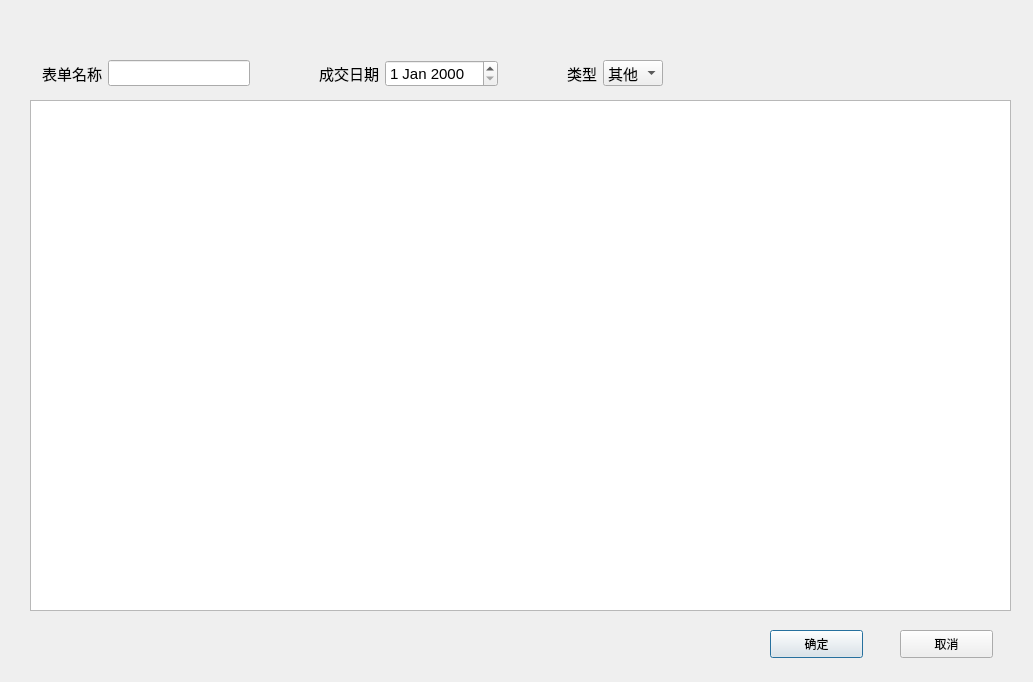
<?xml version="1.0" encoding="UTF-8"?>
<ui version="4.0">
 <class>DialogNewTable</class>
 <widget class="QDialog" name="DialogNewTable">
  <property name="geometry">
   <rect>
    <x>0</x>
    <y>0</y>
    <width>1033</width>
    <height>682</height>
   </rect>
  </property>
  <property name="windowTitle">
   <string>Dialog</string>
  </property>
  <widget class="QTableWidget" name="tableWidget">
   <property name="geometry">
    <rect>
     <x>30</x>
     <y>100</y>
     <width>981</width>
     <height>511</height>
    </rect>
   </property>
  </widget>
  <widget class="QPushButton" name="ok">
   <property name="geometry">
    <rect>
     <x>770</x>
     <y>630</y>
     <width>93</width>
     <height>28</height>
    </rect>
   </property>
   <property name="text">
    <string>确定</string>
   </property>
  </widget>
  <widget class="QPushButton" name="cancel">
   <property name="geometry">
    <rect>
     <x>900</x>
     <y>630</y>
     <width>93</width>
     <height>28</height>
    </rect>
   </property>
   <property name="text">
    <string>取消</string>
   </property>
  </widget>
  <widget class="QWidget" name="layoutWidget">
   <property name="geometry">
    <rect>
     <x>42</x>
     <y>60</y>
     <width>621</width>
     <height>27</height>
    </rect>
   </property>
   <layout class="QHBoxLayout" name="horizontalLayout">
    <item>
     <widget class="QLabel" name="label">
      <property name="font">
       <font>
        <pointsize>11</pointsize>
       </font>
      </property>
      <property name="text">
       <string>表单名称</string>
      </property>
     </widget>
    </item>
    <item>
     <widget class="QLineEdit" name="lineEditName">
      <property name="font">
       <font>
        <pointsize>11</pointsize>
       </font>
      </property>
     </widget>
    </item>
    <item>
     <spacer name="horizontalSpacer">
      <property name="orientation">
       <enum>Qt::Horizontal</enum>
      </property>
      <property name="sizeHint" stdset="0">
       <size>
        <width>13</width>
        <height>22</height>
       </size>
      </property>
     </spacer>
    </item>
    <item>
     <widget class="QLabel" name="label_2">
      <property name="font">
       <font>
        <pointsize>11</pointsize>
       </font>
      </property>
      <property name="text">
       <string>成交日期</string>
      </property>
     </widget>
    </item>
    <item>
     <widget class="QDateEdit" name="dateEdit">
      <property name="font">
       <font>
        <pointsize>11</pointsize>
       </font>
      </property>
     </widget>
    </item>
    <item>
     <spacer name="horizontalSpacer_2">
      <property name="orientation">
       <enum>Qt::Horizontal</enum>
      </property>
      <property name="sizeHint" stdset="0">
       <size>
        <width>13</width>
        <height>22</height>
       </size>
      </property>
     </spacer>
    </item>
    <item>
     <widget class="QLabel" name="label_3">
      <property name="font">
       <font>
        <pointsize>11</pointsize>
       </font>
      </property>
      <property name="text">
       <string>类型</string>
      </property>
     </widget>
    </item>
    <item>
     <widget class="QComboBox" name="comboBox">
      <property name="font">
       <font>
        <pointsize>11</pointsize>
       </font>
      </property>
      <item>
       <property name="text">
        <string>其他</string>
       </property>
      </item>
      <item>
       <property name="text">
        <string>进货</string>
       </property>
      </item>
      <item>
       <property name="text">
        <string>出货</string>
       </property>
      </item>
     </widget>
    </item>
   </layout>
  </widget>
 </widget>
 <resources/>
 <connections/>
</ui>
